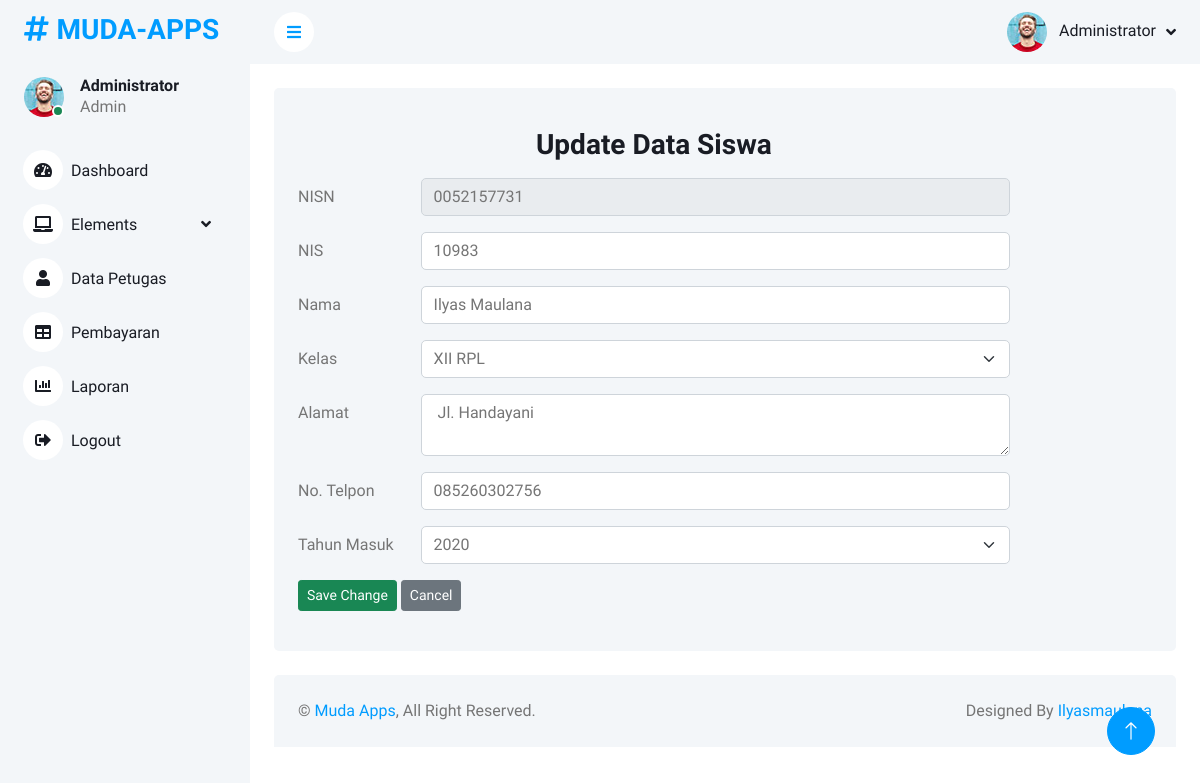
The page /siswa/updateSiswa/0052157731 on the database its author committed.
### tables this page shows
CREATE TABLE `siswa` (
  `nisn` varchar(10) NOT NULL,
  `nis` varchar(8) NOT NULL,
  `nama` varchar(35) NOT NULL,
  `id_kelas` int(11) NOT NULL,
  `alamat` text NOT NULL,
  `no_telp` varchar(13) NOT NULL,
  `id_spp` int(11) NOT NULL
);

### application/controllers/Siswa.php (called while the page is built, shortened)
<?php
class Siswa extends CI_Controller
{
  public function __construct()
  {
    $this->load->model('Siswa_model', 'smd');
  }
  public function updateSiswa($id)
  {
    $this->form_validation->set_rules('nis', 'NIS', 'is_natural|trim');
    $this->form_validation->set_rules('nama', 'Nama Siswa', 'required|trim|min_length[3]');
    $this->form_validation->set_rules('alamat', 'Alamat', 'required|trim');
    $this->form_validation->set_rules('no_telp', 'No. Telpon', 'is_natural|trim|is_unique[siswa.no_telp]');
    if ($this->form_validation->run() == false) {
      $data['title'] = "Update Data Siswa";
      $data['siswa'] = $this->smd->getSiswaById($id);
      $data['kelas'] = $this->smd->getAllKelas();
      $data['spp'] = $this->smd->getAllSpp();
      $this->load->view('templates/sidebar');
      $this->load->view('templates/navbar');
      $this->load->view('siswa/updateSiswa', $data);
      $this->load->view('templates/footer');
    }
  }
}

### index.php (called while the page is built, shortened)
<?php
require_once BASEPATH.'core/CodeIgniter.php';

### application/models/Siswa_model.php (called while the page is built, shortened)
<?php
class Siswa_model extends CI_Model
{
  public function getSiswaById($id)
  {
    return $this->db->get_where('siswa', ['nisn' => $id])->row_array();
  }
  public function getAllKelas()
  {
    return $this->db->get('kelas')->result_array();
  }
  public function getAllSpp()
  {
    return $this->db->get('spp')->result_array();
  }
}

### application/views/siswa/updateSiswa.php (the view)
<div class="container-fluid pt-4 px-4">
  <div class="bg-light rounded p-4">
    <div class="col-md-10">
      <h3 class="my-3 text-center"><?= $title; ?></h3>
      <form action="<?= base_url('siswa/updateSiswa/') . $siswa['nisn']; ?>" method="post">
        <div class="row mb-3">
          <label for="nisn" class="col-sm-2 col-form-label">NISN</label>
          <div class="col-sm-10">
            <input type="text" name="nisn" class="form-control" id="nisn" value="<?= $siswa['nisn']; ?>" readonly>
          </div>
        </div>
        <div class="row mb-3">
          <label for="nis" class="col-sm-2 col-form-label">NIS</label>
          <div class="col-sm-10">
            <input type="text" name="nis" class="form-control" id="nis" value="<?= $siswa['nis']; ?>" required>
          </div>
        </div>
        <div class="row mb-3">
          <label for="nama" class="col-sm-2 col-form-label">Nama</label>
          <div class="col-sm-10">
            <input type="text" name="nama" class="form-control" id="nama" value="<?= $siswa['nama']; ?>" required>
          </div>
        </div>
        <div class="row mb-3">
          <label for="id_kelas" class="col-sm-2 col-form-label">Kelas</label>
          <div class="col-sm-10">
            <select class="form-select" name="id_kelas">
              <?php foreach ($kelas as $k) : ?>
                <?php if ($siswa['id_kelas'] == $k['id_kelas']) : ?>
                  <option value="<?= $k['id_kelas'] ?>" selected><?= $k['nama_kelas'] ?></option>
                <?php else : ?>
                  <option value="<?= $k['id_kelas'] ?>"><?= $k['nama_kelas'] ?></option>
                <?php endif; ?>
              <?php endforeach; ?>
            </select>
          </div>
        </div>
        <div class="row mb-3">
          <label for="alamat" class="col-sm-2 col-form-label">Alamat</label>
          <div class="col-sm-10">
            <textarea name="alamat" id="alamat" class="form-control"> <?= $siswa['alamat']; ?> </textarea>
          </div>
        </div>
        <div class="row mb-3">
          <label for="no_telp" class="col-sm-2 col-form-label">No. Telpon</label>
          <div class="col-sm-10">
            <input type="text" name="no_telp" class="form-control" id="no_telp" value="<?= $siswa['no_telp']; ?>" required>
          </div>
        </div>
        <div class="row mb-3">
          <label for="id_spp" class="col-sm-2 col-form-label">Tahun Masuk</label>
          <div class="col-sm-10">
          <select class="form-select" name="id_spp">
              <?php foreach ($spp as $s) : ?>
                <?php if ($siswa['id_spp'] == $s['id_spp']) : ?>
                  <option value="<?= $s['id_spp'] ?>" selected><?= $s['tahun'] ?></option>
                <?php else : ?>
                  <option value="<?= $s['id_spp'] ?>"><?= $s['tahun'] ?></option>
                <?php endif; ?>
              <?php endforeach; ?>
            </select>
          </div>
        </div>
        <div class="row mb-3">
          <div class="col-sm-6">
            <button type="submit" class="btn btn-sm btn-success">Save Change</button>
            <a href="<?= base_url('siswa') ?>" class="btn btn-sm btn-secondary">Cancel</a>
          </div>
        </div>
      </form>
    </div>
  </div>
</div>

### assets/css/style.css (style rules this page uses)
:root { --primary: #009CFF; --light: #F3F6F9; --dark: #191C24; }
.btn { transition: .5s; }

### rows shown on the page
siswa: nisn "0052157731", nis "10983", nama "Ilyas Maulana", alamat "Jl. Handayani", no_telp "085260302756"

### other values the page prints
$title "Update Data Siswa"
form field id_kelas "XII RPL"
form field id_spp "2020"
